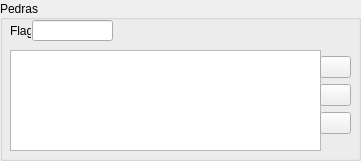
  <widget class="QGroupBox" name="groupBox_3">
   <property name="geometry">
    <rect>
     <x>10</x>
     <y>380</y>
     <width>361</width>
     <height>161</height>
    </rect>
   </property>
   <property name="title">
    <string>Pedras</string>
   </property>
   <property name="alignment">
    <set>Qt::AlignLeading|Qt::AlignLeft|Qt::AlignVCenter</set>
   </property>
   <property name="flat">
    <bool>false</bool>
   </property>
   <property name="checkable">
    <bool>false</bool>
   </property>
   <widget class="QLabel" name="label_26">
    <property name="geometry">
     <rect>
      <x>10</x>
      <y>20</y>
      <width>21</width>
      <height>21</height>
     </rect>
    </property>
    <property name="text">
     <string>Flag</string>
    </property>
   </widget>
   <widget class="QLineEdit" name="txt_slot_flag">
    <property name="geometry">
     <rect>
      <x>32</x>
      <y>20</y>
      <width>81</width>
      <height>21</height>
     </rect>
    </property>
   </widget>
   <widget class="QTableWidget" name="table_slots">
    <property name="geometry">
     <rect>
      <x>10</x>
      <y>50</y>
      <width>311</width>
      <height>101</height>
     </rect>
    </property>
    <property name="sizePolicy">
     <sizepolicy hsizetype="Expanding" vsizetype="MinimumExpanding">
      <horstretch>0</horstretch>
      <verstretch>0</verstretch>
     </sizepolicy>
    </property>
    <property name="font">
     <font>
      <family>Arial</family>
      <pointsize>8</pointsize>
     </font>
    </property>
    <property name="selectionMode">
     <enum>QAbstractItemView::SingleSelection</enum>
    </property>
    <property name="selectionBehavior">
     <enum>QAbstractItemView::SelectItems</enum>
    </property>
    <property name="gridStyle">
     <enum>Qt::SolidLine</enum>
    </property>
    <property name="cornerButtonEnabled">
     <bool>true</bool>
    </property>
    <attribute name="horizontalHeaderVisible">
     <bool>false</bool>
    </attribute>
    <attribute name="horizontalHeaderDefaultSectionSize">
     <number>80</number>
    </attribute>
    <attribute name="horizontalHeaderHighlightSections">
     <bool>true</bool>
    </attribute>
    <attribute name="horizontalHeaderStretchLastSection">
     <bool>true</bool>
    </attribute>
    <attribute name="verticalHeaderVisible">
     <bool>false</bool>
    </attribute>
    <attribute name="verticalHeaderDefaultSectionSize">
     <number>24</number>
    </attribute>
    <column>
     <property name="text">
      <string>ID</string>
     </property>
    </column>
    <column>
     <property name="text">
      <string>Nome da Pedra</string>
     </property>
    </column>
   </widget>
   <widget class="QWidget" name="verticalLayoutWidget">
    <property name="geometry">
     <rect>
      <x>320</x>
      <y>50</y>
      <width>31</width>
      <height>91</height>
     </rect>
    </property>
    <layout class="QVBoxLayout" name="verticalLayout">
     <property name="spacing">
      <number>0</number>
     </property>
     <property name="sizeConstraint">
      <enum>QLayout::SetNoConstraint</enum>
     </property>
     <item>
      <widget class="QPushButton" name="btn_addon_add_5">
       <property name="toolTip">
        <string>Selecionar do elements.data</string>
       </property>
       <property name="text">
        <string/>
       </property>
       <property name="icon">
        <iconset resource="icons.qrc">
         <normaloff>:/Icons/Database_32x32.png</normaloff>:/Icons/Database_32x32.png</iconset>
       </property>
       <property name="iconSize">
        <size>
         <width>28</width>
         <height>28</height>
        </size>
       </property>
      </widget>
     </item>
     <item>
      <widget class="QPushButton" name="btn_slot_add">
       <property name="toolTip">
        <string>Adicionar espaço de slot</string>
       </property>
       <property name="text">
        <string/>
       </property>
       <property name="icon">
        <iconset resource="icons.qrc">
         <normaloff>:/Icons/Add_32x32.png</normaloff>:/Icons/Add_32x32.png</iconset>
       </property>
       <property name="iconSize">
        <size>
         <width>28</width>
         <height>28</height>
        </size>
       </property>
      </widget>
     </item>
     <item>
      <widget class="QPushButton" name="btn_slot_delete">
       <property name="toolTip">
        <string>Apagar espaço de slot</string>
       </property>
       <property name="text">
        <string/>
       </property>
       <property name="icon">
        <iconset resource="icons.qrc">
         <normaloff>:/Icons/Cancel_32x32.png</normaloff>:/Icons/Cancel_32x32.png</iconset>
       </property>
       <property name="iconSize">
        <size>
         <width>28</width>
         <height>28</height>
        </size>
       </property>
      </widget>
     </item>
    </layout>
   </widget>
  </widget>
